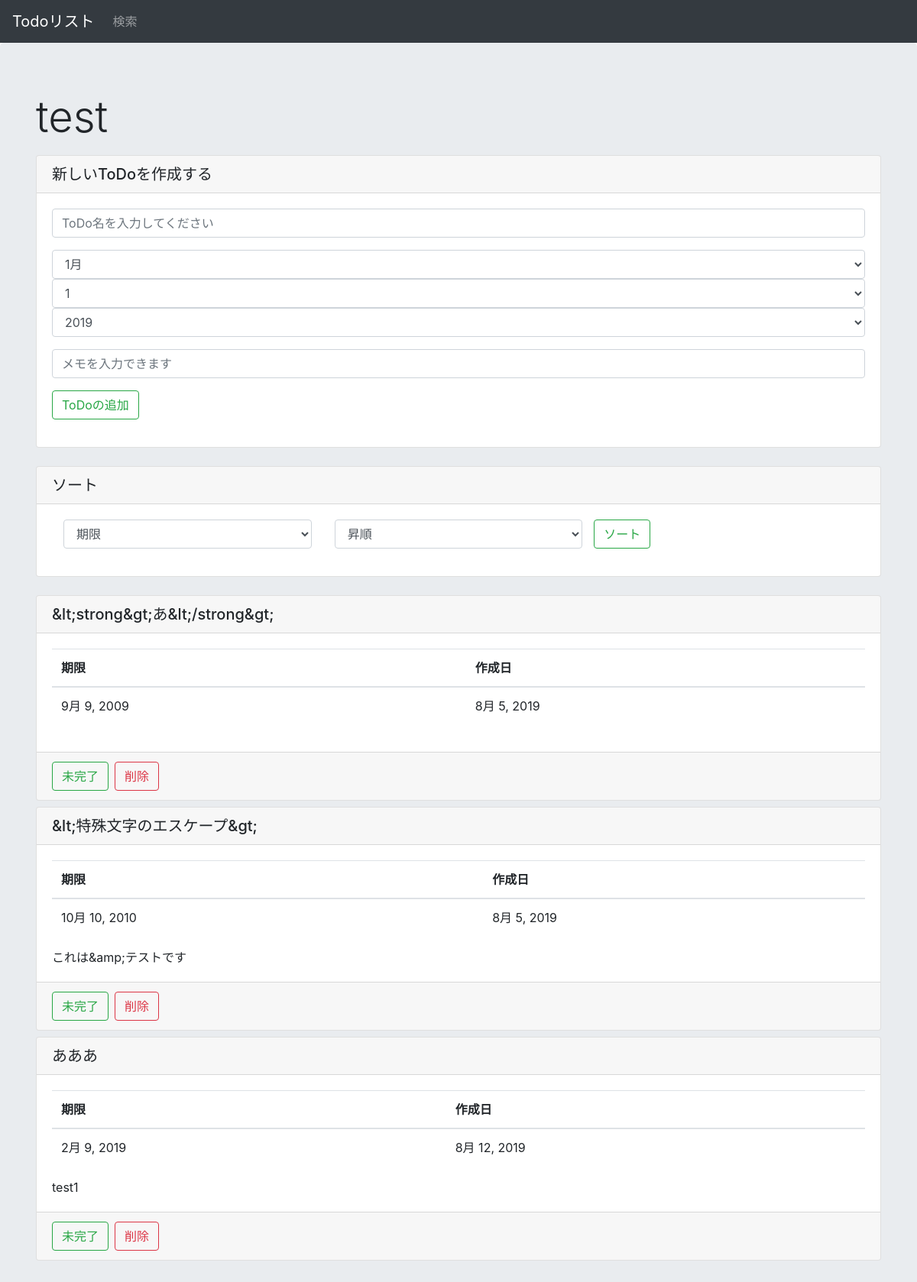
/list/22, run on the app's committed database.
### todo/models.py (models this page shows)
class List(models.Model):
    title = models.CharField(max_length=200)
    create_date = models.DateField(default=timezone.now)

class Task(models.Model):
    title = models.CharField(max_length=200)
    text = models.TextField()
    create_date = models.DateField(default=timezone.now)
    deadline_date = models.DateField(blank=True, null=True)
    completed = models.BooleanField(default=False)
    list = models.ForeignKey(List, on_delete=models.CASCADE)

### todo/views.py (the view, shortened to what this page needs)
# urls.py: path('list/<int:list_id>', views.list, name="list"),
def list(request, list_id):
    listdata = List.objects.get(id=list_id)
    taskdata = Task.objects.filter(list=listdata)
    status = False  #Trueならば「新しいToDoが作成されました」の表示
    for t in taskdata:
        if 'status_' + str(t.id) in request.POST:
            if t.completed:
                t.completed = False
            elif not t.completed:
                t.completed = True
            t.save()
            break
        elif 'delete_' + str(t.id) in request.POST:
            t.delete()
            taskdata = Task.objects.filter(list=listdata)
            break
    form = TaskForm(request.POST or None)
    sort_target = 'deadline_date'
    order_sort_target = 'deadline_date'
    sort = 'ascending'
    taskdata = Task.objects.filter(list=listdata).order_by(order_sort_target)#タスクの追加や削除、変更の反映の為にもう一度代入
    params = {
        'id': list_id,
        'listdata': listdata,
        'taskdata': taskdata,
        'form': form,
        'status': status,
        'sort_target': sort_target,
        'sort': sort,
    }
    return render(request, 'todo/list.html', params)

### todo/forms.py
class TaskForm(forms.Form):
    title = forms.CharField(max_length=100, label='', widget=forms.TextInput(attrs={'class':'form-control','placeholder': 'ToDo名を入力してください'}))
    deadline_date = forms.DateField(label='', widget=forms.SelectDateWidget(attrs={'class':'form-control', 'type':'date'}))
    text = forms.CharField(max_length=1000, required=False, label='', widget=forms.TextInput(attrs={'class':'form-control','placeholder': 'メモを入力できます'}))

### todo/templates/todo/list.html (shortened to what this page needs)
{% extends "todo/base.html" %}
{% block content %}
<div class="jumbotron">
    <div class="container">
        <p class="display-4">{{listdata.title}}</p>
        <form method = "post">
            <div class="card mb-4">
                <h5 class="card-header">新しいToDoを作成する</h5>
                <div class="card-body">
                        <div class = "form-group">
                            <div class = "mb-3">
                                {{form.title}}
                            </div>
                            <div class = "mb-3">
                                {{form.deadline_date}}
                            </div>
                            <div class = "mb-3">
                                {{form.text}}
                            </div>
                            <button class="btn btn-outline-success my-2 my-sm-0" type="submit" name="submit">ToDoの追加</button>
                        </div>
                </div>
            </div>
        </form>
        <form method = "post">
            <div class="card mb-4">
                <h5 class="card-header">ソート</h5>
                <div class="card-body">
                        <div class = "form-group">
                            <div class="container">
                                <div class="row">
                                <div class="col-4">
                                        <select name="sort1" class="form-control">
                                            {% if sort_target == "create_date" %}
                                                <option selected>作成日</option>
                                                <option>期限</option>
                                            {% elif sort_target == "deadline_date" %}
                                                <option selected>期限</option>
                                            {% endif %}
                                        </select>
                                    </div>
                                    <div class="col-4">
                                        <select name="sort2" class="form-control">
                                            {% if sort == "ascending" %}
                                                <option selected>昇順</option>
                                            {% elif sort == "descending" %}
                                                <option>昇順</option>
                                                <option selected>降順</option>
                                            {% endif %}
                                        </select>
                                    </div>
                                    <button class="btn btn-outline-success my-2 my-sm-0" type="submit" name="sort_task">
                                        ソート
                                    </button>
                                </div>
                            </div>
                        </div>
                </div>
            </div>
        </form>
        {% if not taskdata %}
            <div class="alert alert-danger" role="alert">登録されたToDoはございません</div>
        {% else %}
            {% for i in taskdata %}
            <div class="card mb-2">
                <h5 class="card-header">{{i.title}}</h5>
                <div class="card-body">
                <table class="table">
                    <thead>
                        <tr>
                            <th>期限</th>
                            <th>作成日</th>
                        </tr>
                    </thead>
                    <tbody>
                        <tr>
                            <td>{{i.deadline_date}}</td>
                            <td>{{i.create_date}}</td>
                        </tr>
                </table>
                <p class="card-text">{{i.text}}</p>
                </div>
                <div class="card-footer">
                    <div class="container">
                        <div class="row">
                            <form method="post" class="mr-2">
                                <button class="btn btn-outline-success my-2 my-sm-0" type="submit" name="status_{{i.id}}">
                                    {% if i.completed %}
                                        完了
                                    {% else %}
                                        未完了
                                    {% endif %}
                                </button>
                            </form>
                            <button type="button" class="btn btn-outline-danger my-2 my-sm-0 " data-toggle="modal" data-target="#deleteModal_{{i.id}}">
                            削除
                            </button>
                        </div>
                    </div>
                </div>
            </div>
            {% endfor %}
        {% endif %}
    </div>
</div>
{% endblock %}

### data on the page
List: title "test"
Task: title "&lt;strong&gt;あ&lt;/strong&gt;", deadline_date "9月 9, 2009", create_date "8月 5, 2019", completed "未完了"
Task: title "&lt;特殊文字のエスケープ&gt;", deadline_date "10月 10, 2010", create_date "8月 5, 2019", text "これは&amp;テストです", completed "未完了"
Task: title "あああ", deadline_date "2月 9, 2019", create_date "8月 12, 2019", text "test1", completed "未完了"
